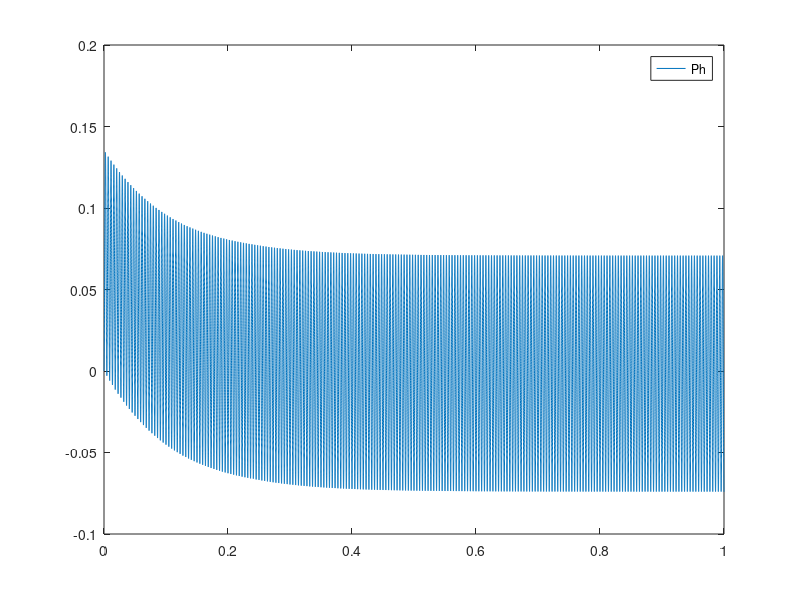

This figure's MATLAB source:
clc
clear all

fs = 100;
Gm = 1;
Gh = 1;
Ir = .1;
Im = .1;
Ih = .1;
C = .1;
Rr = 1;
Rm = 1;
Rf = 1;
Rh = 1;
Tr = 1;
A = @(t) sin(440*pi*t);

pm_0 = 0; ph_0 = 0;
p_0 = [pm_0; ph_0];

dPa_dt = Tr*Gm*fs;
dPm_dt = @(t, p) Tr*Gm*fs - p(1)*Rm/Im;
dPh_dt = @(t, p) ((A(t)*dPa_dt*Gh)/Rf-p(2)*Rh/Ih)/(1+C*Gh*Gh*p(2)/Ih);

dp_dt = @(t, p) [ dPm_dt(t, p) ; dPh_dt(t, p) ];

[t, p] = ode45(dp_dt, linspace(0, 1, 100000), p_0);

%plot(t, p)
%legend('Pm', 'Ph')

plot(t, p(:,2))
legend('Ph')